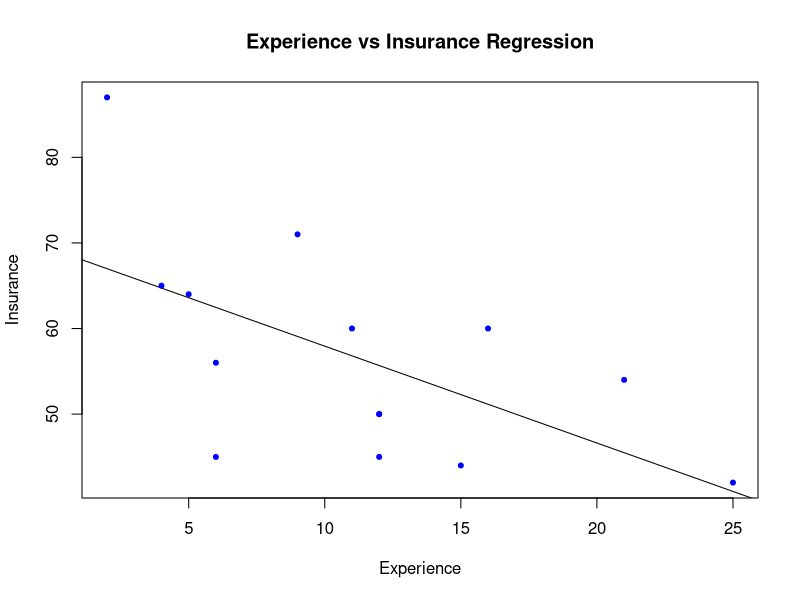

Here is the R script that generated this plot:
driving_exp = c(5, 2, 12, 9, 15, 6, 25, 16, 12, 21, 11, 6 , 4, 12)
ins_prem = c(64, 87, 50, 71, 44, 56, 42, 60, 50, 54, 60, 45, 65, 45)

emp.data = data.frame(driving_experience = driving_exp, insurance_premium = ins_prem)
print (emp.data)
print (head(emp.data))

model = lm(ins_prem ~ driving_exp, data = emp.data)
print (model)
a = coef(model)[1]
b = coef(model)[2]
print (a)
print (b)
plot(driving_exp, ins_prem, col="Blue", main = "Experience vs Insurance Regression", abline(model), pch = 20, xlab = "Experience", ylab = "Insurance" )

summary(model)
